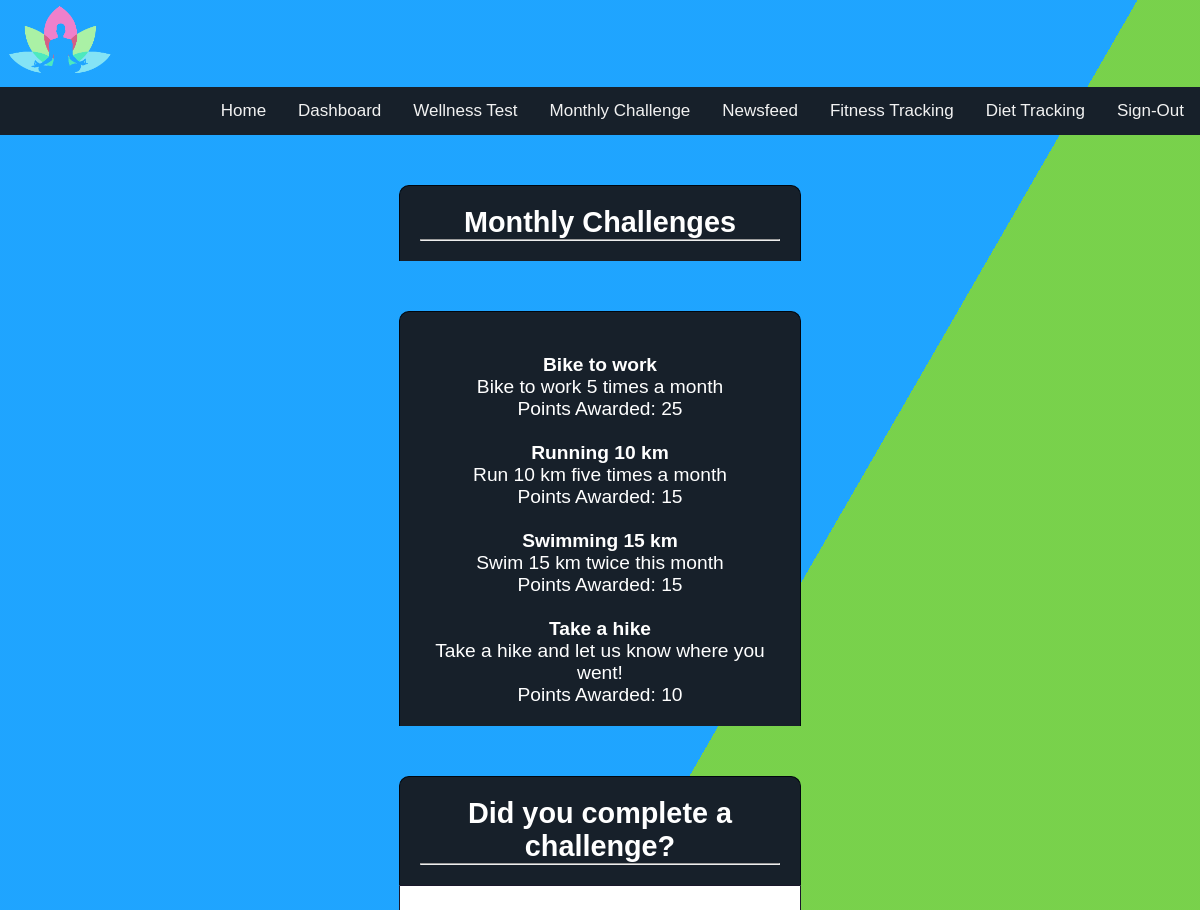
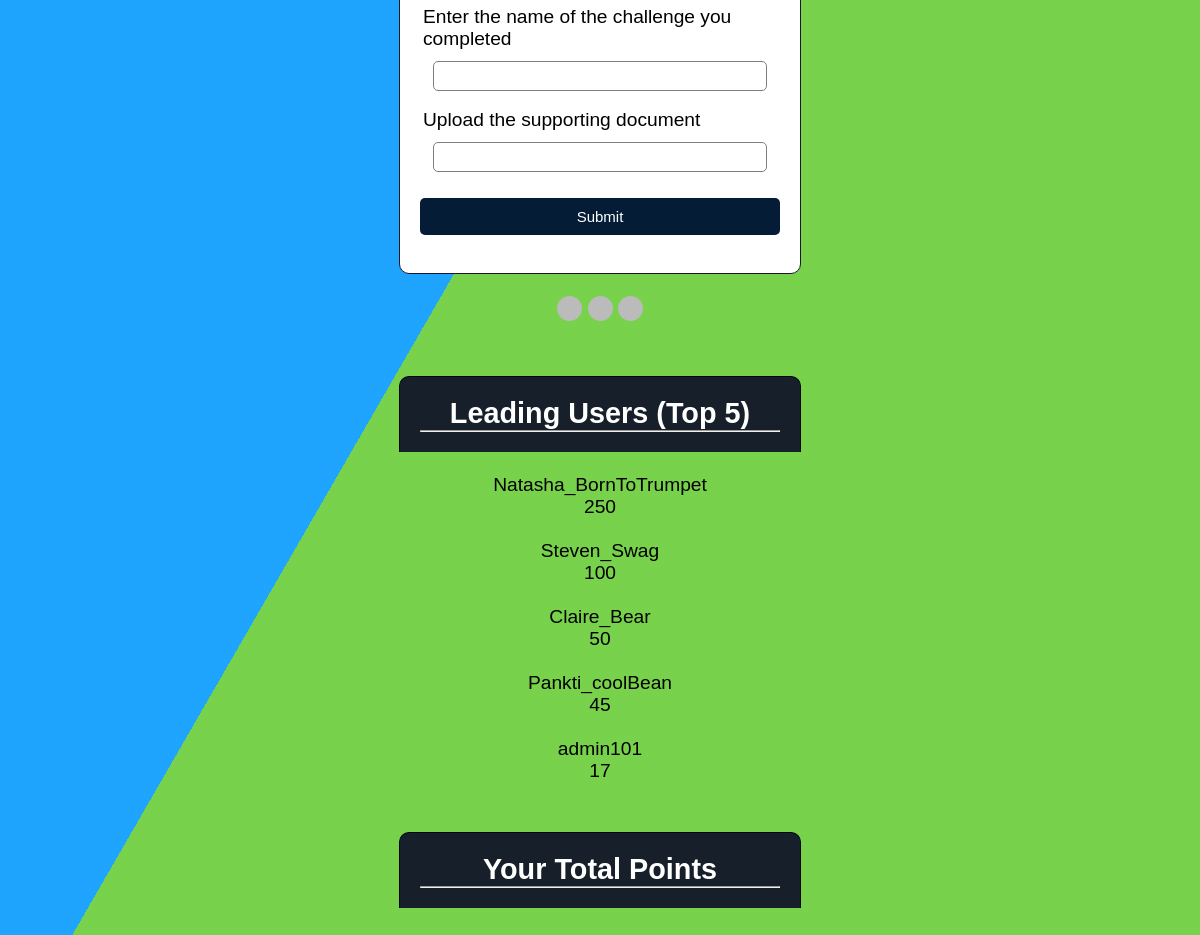
The app's page /wellness/challenge.php with its own data (2 pictures, top to bottom).
### tables this page shows
CREATE TABLE listOfChallenges
(
    challenge_name varchar(225) NOT NULL PRIMARY KEY,
    challenge_description varchar(225) NOT NULL, 
    points_submission varchar(225) NOT NULL
);

### wellness/challenge.php (the view, shortened to what this page needs)
<!DOCTYPE html>
<html>
  <link rel="stylesheet" href="stylesheet.css">
  <head>
  </head>
  <body>
  <div class = "logo"><a href = "homePageAfterUserLogIn.php"><img src = "logo2.png" style="width:10%"></a>
  </div>
  <div class="topnav">
    <div class="topnav-right">
      <a href="homePageAfterUserLogIn.php">Home</a>
      <a href="afterUserLogIn.php">Dashboard</a>
      <a href="wellnessTest.php">Wellness Test</a>
      <a href="challenge.php">Monthly Challenge</a>
      <a href="newsfeed.php">Newsfeed</a>
      <a href="fitnessTrack.php">Fitness Tracking</a>
      <a href="dietTrack.php">Diet Tracking</a>
      <a href="login.php">Sign-Out</a>
    </div>
  </div>
    <div class="header">
    <h2><center> Monthly Challenges </center></h2><hr>
   </div>
   <div class="header">
    <?php
   $db = mysqli_connect('localhost', 'root', '', 'wellness');
   $user_check_query = "SELECT challenge_name, challenge_description, points_submission FROM listOfChallenges";
   $result = mysqli_query($db, $user_check_query);
   while ($row = $result -> fetch_assoc())
   {
      echo "<br><b>{$row['challenge_name']}</b>";
      echo "<br>{$row['challenge_description']}";
      echo "<br>Points Awarded: ";
      echo "{$row['points_submission']}";
      echo "<br>";
   }
   ?>
  </div>
    <link rel="stylesheet" type="text/css" href="style.css">
  <center>
   <div class="header">
          <h2>Did you complete a challenge? </h2><hr>
   </div>
   <form method="post" action="challenge.php" style=>
    <div class="input-group">
         <label>Enter the name of the challenge you completed</label>
         <input type="text" name="challenge_name">
    </div>
    <div class="input-group">
         <label>Upload the supporting document</label>
         <input type="text" name="submission" required>
    </div>
   <div class="input-group">
         <button type="submit" class="btn" name="challenge_submission">Submit</button>
       </div>
   </center>
  <br>
  <div style="text-align:center">
    <span class="dot"></span>
    <span class="dot"></span>
    <span class="dot"></span>
  </div>
   <div class="header">
    <h2><center> Leading Users (Top 5)</center><hr>
   </div>
    <?php
   $db = mysqli_connect('localhost', 'root', '', 'wellness');
   $user_check_query = "SELECT username, SUM(points) AS total FROM userPoints GROUP BY username ORDER BY SUM(points) DESC LIMIT 5";
   $result = mysqli_query($db, $user_check_query);
   while ($row = $result -> fetch_assoc())
   {
      echo "<div style=\"text-align:center\">";
      echo "<br>{$row['username']}";
      echo "<br>{$row['total']}";
   }
    ?>
   <div class="header">
    <h2><center> Your Total Points</center><hr>
   </div>
    <?php
   $db = mysqli_connect('localhost', 'root', '', 'wellness');
   $username = $_SESSION['username'];
   $user_check_query = "SELECT username, SUM(points) AS total FROM userPoints WHERE username = '$username'";
   $result = mysqli_query($db, $user_check_query);
   while ($row = $result -> fetch_assoc())
   {
      echo "<div style=\"text-align:center\">";
      echo "<br>{$row['username']}";
      echo "<br>{$row['total']}";
   }
    ?>
</body>
</html>

### wellness/stylesheet.css (style rules this page uses)
body { margin: 0; font-family: Arial, Helvetica, sans-serif; }
.topnav { overflow: hidden; background-color: #17202A; }
.topnav a { float: left; color: #f2f2f2; text-align: center; padding: 14px 16px; text-decoration: none; font-size: 17px; }
.topnav-right { float: right; }
.dot { height: 25px; width: 25px; background-color: #bbb; border-radius: 50%; display: inline-block; }
form { border: 3px solid #f1f1f1; }
input[type=text], input[type=password] { width: 100%; padding: 12px 20px; margin: 8px 0; display: inline-block; border: 1px solid #ccc; box-sizing: border-box; }
button { background-color: #17202A; color: white; padding: 14px 20px; margin: 8px 0; border: none; cursor: pointer; width: 100%; }

### wellness/style.css (style rules this page uses)
* { margin: 0px; padding: 0px; }
form, .content { width: 30%; margin: 0px auto; padding: 20px; border: 1px solid rgb(26, 23, 42); background: white; border-radius: 0px 0px 10px 10px; }
.input-group { margin: 10px 0px 10px 0px; }
.input-group label { display: block; text-align: left; margin: 3px; }
.input-group input { height: 30px; width: 93%; padding: 5px 10px; font-size: 16px; border-radius: 5px; border: 1px solid gray; }
body { font-size: 120%; background: #F8F8FF; }
.btn { padding: 10px; font-size: 15px; color: white; background: rgb(5, 28, 54); border: none; border-radius: 5px; }
.header { width: 30%; margin: 50px auto 0px; color: white; background: #17202A; text-align: center; border: 1px solid rgb(0, 6, 14); border-bottom: none; border-radius: 10px 10px 0px 0px; padding: 20px; }

### wellness/challenge.php (style rules this page uses)
html { height:100%; }
body { margin:0; }

### records on screen
listofchallenges: challenge_name "Bike to work", challenge_description "Bike to work 5 times a month", points_submission "25"
listofchallenges: challenge_name "Running 10 km", challenge_description "Run 10 km five times a month", points_submission "15"
listofchallenges: challenge_name "Swimming 15 km", challenge_description "Swim 15 km twice this month", points_submission "15"
listofchallenges: challenge_name "Take a hike", challenge_description "Take a hike and let us know where you went!", points_submission "10"

### other values on screen
$row['username'] "Natasha_BornToTrumpet"
$row['total'] "250"
$row['username'] "Steven_Swag"
$row['total'] "100"
$row['username'] "Claire_Bear"
$row['total'] "50"
$row['username'] "Pankti_coolBean"
$row['total'] "45"
$row['username'] "admin101"
$row['total'] "17"
